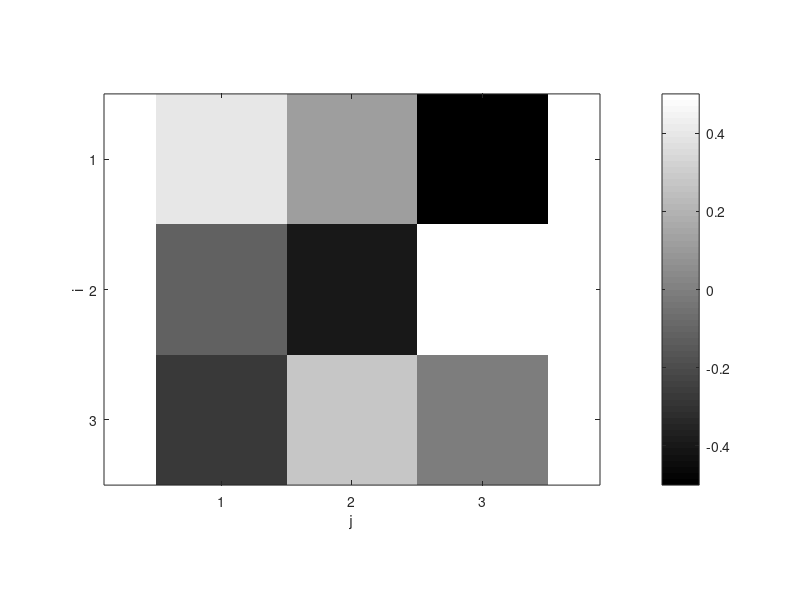
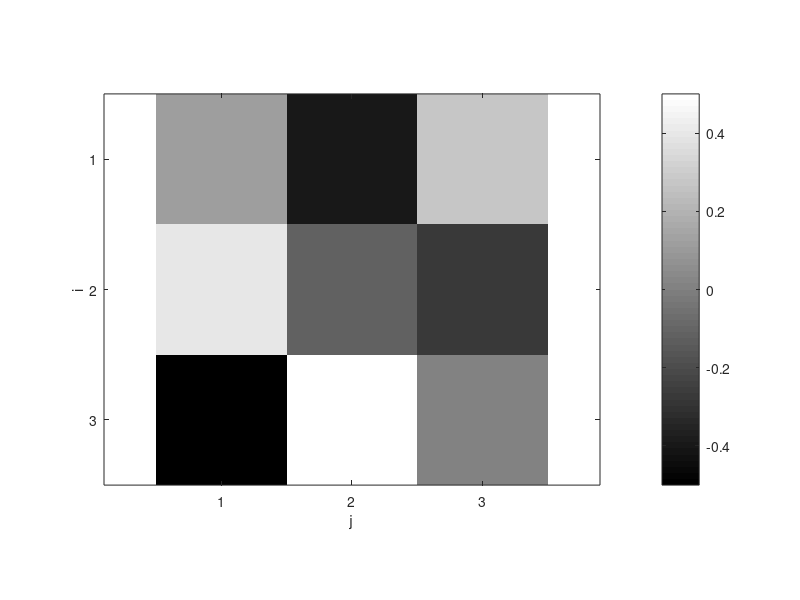
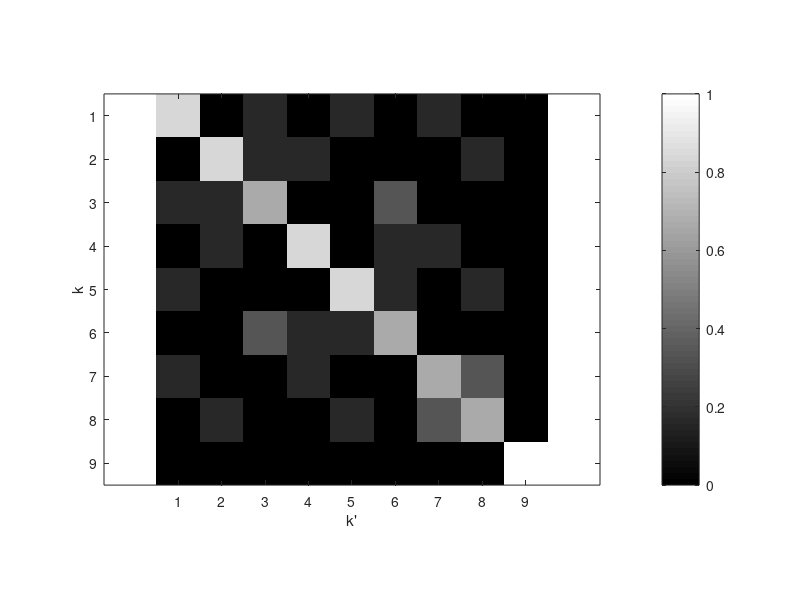
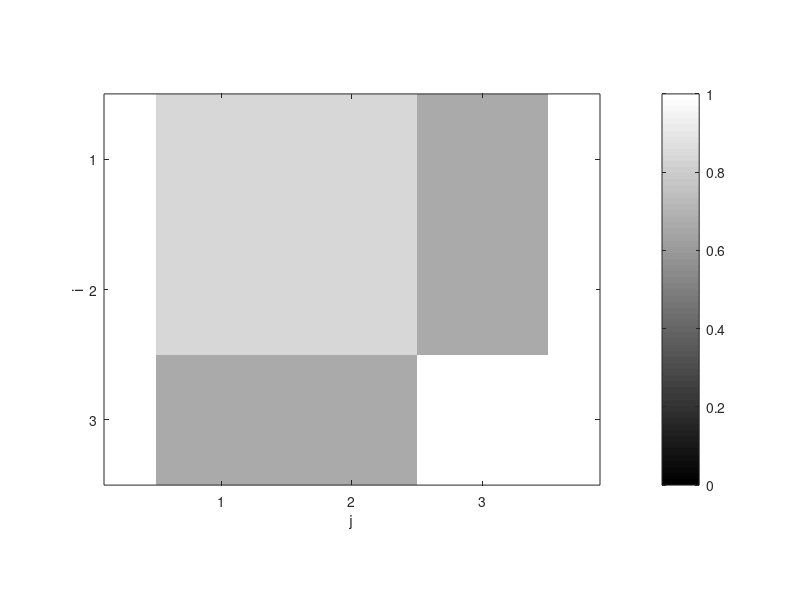

These figures' MATLAB source, in order:
%
% Example 3.1
% from Parameter Estimation and Inverse Problems, 2nd edition, 2011
% by R. Aster, B. Borchers, C. Thurber
%

close all
clc
clear

cmap = 'gray';
%cmap = 'jet';
cmax = 1;

% Construct system matrix for the ray path models
% (t is used to avoid writing sqrt(2) everywhere)
t = sqrt(2);
G = [1 0 0 1 0 0 1 0 0
     0 1 0 0 1 0 0 1 0
     0 0 1 0 0 1 0 0 1
     1 1 1 0 0 0 0 0 0
     0 0 0 1 1 1 0 0 0
     0 0 0 0 0 0 1 1 1
     t 0 0 0 t 0 0 0 t
     0 0 0 0 0 0 0 0 t  ];

% Get the singular values for the system matrix
[U,S,V] = svd(G);

% Display singular values
disp('Singular values:')
diag(S)

% Find dimensions of G
[m,n] = size(G);

% Find and display system rank
disp('System rank:')
p = rank(G)

% split V into two parts: Vp and V0
Vp = V(:,1:p)

% Display null space vectors 
disp('Model null space vectors')
V0 = V(:,p+1:n)

% Display null space vectors reshaped to match tomography example geometry
disp('Model null space vectors reshaped into matrices')
m01 = reshape(V0(:,1),3,3)'
m02 = reshape(V0(:,2),3,3)'

% Display image of null space model V.,8
figure(1)
colormap(cmap)
imagesc(m01); axis equal, axis tight
colorbar, caxis([-0.5 0.5]);
set(gca,'xtick',1:3,'ytick',1:3);
xlabel('j'); ylabel('i');
display('Displaying image of null space model V.,8 (fig. 1)')
%print -deps2 c3fv8null.eps

% Display image of null space model V.,9
figure(2)
colormap(cmap)
imagesc(m02); axis equal, axis tight
colorbar, caxis([-0.5 0.5]);
set(gca,'xtick',1:3,'ytick',1:3);
xlabel('j'); ylabel('i');
display('Displaying image of null space model V.,9 (fig. 2)')
%print -deps2 c3fv9null.eps

% Display data space null vector
disp('Data null space vector')
U0 = U(:,p+1)

% Find and display model resolution matrix
Rm = Vp*Vp';    % note: this is NOT the identity matrix

% Display full model resolution matrix and colorbar
figure(3)
colormap(cmap)
imagesc(Rm); axis equal, axis tight
colorbar, caxis([0 cmax])
set(gca,'xtick',1:9,'ytick',1:9);
xlabel('k'''); ylabel('k');
display('Displaying full model resolution matrix (fig. 3)')
%print -deps2 c3fR.eps

Rmdiag = reshape(diag(Rm),3,3)'
% Display reshaped diagonal elements of the model resolution matrix and colorbar
figure(4)
colormap(cmap)
imagesc(Rmdiag); axis equal, axis tight
colorbar, caxis([0 cmax]);
set(gca,'xtick',1:3,'ytick',1:3);
xlabel('j'); ylabel('i');
display('Displaying diagonal elements of model resolution matrix (fig. 4)')
%print -deps2 c3fRdiag.eps

% Spike resolution test

% Construct spike model
mtest = zeros(n,1);
mtest(5) = 1;

% Get noise free data for the spike model (forward problem)
dtest = G*mtest;

% Display spike model and noise free data
disp('model spike and predicted data')
mtest
dtest

% Display recovered model from spike test
disp('recovered model from the spike test')
% Let Matlab compute the pseudoinverse for us with pinv
mdagger = pinv(G)*dtest

% Display reshaped noise free spike model with color bar
figure(5)
colormap(cmap)
imagesc(reshape(mtest,3,3))'; axis equal, axis tight
colorbar, caxis([0 cmax])
set(gca,'xtick',1:3);
set(gca,'ytick',1:3);
xlabel('j'); ylabel('i');
display('Displaying noise free spike test model (fig. 5)')
%print -deps2 c3fspike.eps

% Display reshaped recovered spike model with colorbar
figure(6)
colormap(cmap)
imagesc(reshape(mdagger,3,3)'); axis equal, axis tight
colorbar, caxis([0 cmax])
set(gca,'xtick',1:3);
set(gca,'ytick',1:3);
xlabel('j'); ylabel('i');
display('Displaying recovered model for spike test (fig. 6)')
%print -deps2 c3fspike_recov.eps
